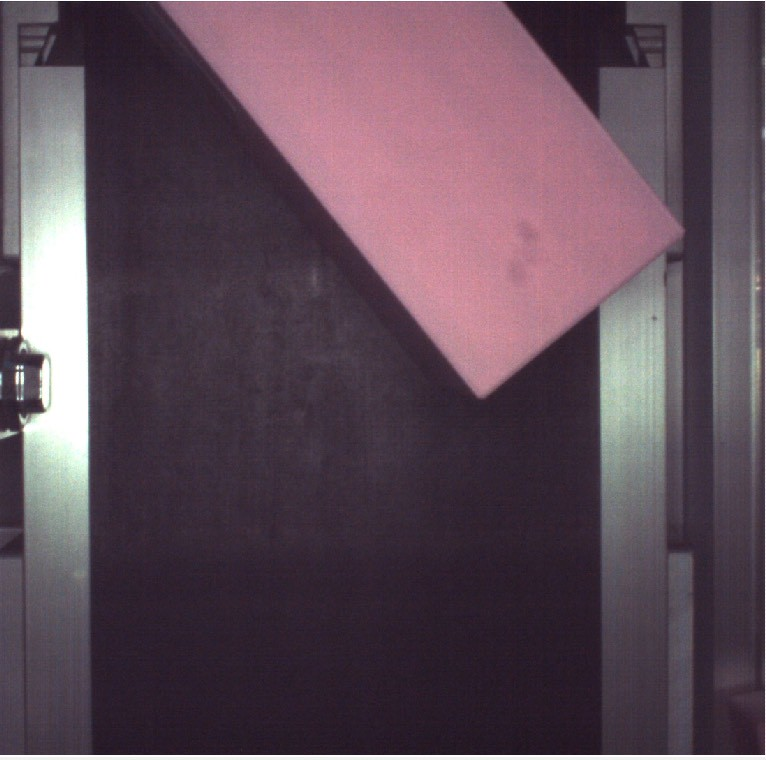
#> input picture Image/LINE_ALBUM_box box_260324_1.jpg, 766 x 760 px, given in place of the camera
$ python boxbox_yolo_trial.py   (older library calls are emulated)
#> lines starting #> are read from the running program, lines starting #| are printed output that depends on the picture; after the words box and inside, x2 and y2 are one past the last pixel; in counts of white or black regions, pixels touching at a corner belong together
"""
boxbox_yolo.py — Pink box detection using YOLO + OpenCV color filtering
=======================================================================

Two detection modes (auto-selected):
  • YOLO mode   : uses a YOLOv8 model to locate boxes, then confirms
                  each detection contains pink pixels.
  • Color mode  : falls back to HSV pink-mask + contour when no model
                  is provided or ultralytics is not installed.

Orientation is always computed via cv2.minAreaRect on the pink contour.

Usage
-----
  # Run real-time with live HSV sliders (color mode):
      python boxbox_yolo.py

  # Run with a YOLO model:
      python boxbox_yolo.py --model best.pt

  # Collect labeled images for YOLO training:
      python boxbox_yolo.py --collect

Keys (during real-time):
  S — print current HSV values to copy into PINK_* constants
  Q — quit

Install ultralytics (once):
  .venv/Scripts/pip install ultralytics
"""

import argparse
import os
import socket
import threading
import time
import cv2
import numpy as np

# ── Parameters ────────────────────────────────────────────────────────────────

CAM_INDEX    = 1          # USB camera index (use cv2.CAP_DSHOW on Windows)
VISION_PORT  = 2025       # TCP port the gripper script connects to
CONF_THRESH = 0.30       # YOLO confidence threshold

# Pink HSV range (OpenCV: H 0-179, S 0-255, V 0-255)
# These are defaults; the real-time slider window overrides them live.
PINK_H_LO, PINK_H_HI = 150, 173     # hue: magenta/pink
PINK_S_LO, PINK_S_HI = 34, 255      # saturation
PINK_V_LO, PINK_V_HI = 76, 255      # value / brightness

# Live HSV values — updated every frame from trackbars
_hsv_lo = np.array([PINK_H_LO, PINK_S_LO, PINK_V_LO])
_hsv_hi = np.array([PINK_H_HI, PINK_S_HI, PINK_V_HI])

# Minimum pink contour area (pixels²) to be considered a box
MIN_CONTOUR_AREA = 1500

# ROI exclusion (pixels from each edge, 0 = full frame)
roi_left   = 150
roi_right  = 170
roi_top    = 0
roi_bottom = 0

# Camera undistortion params (loaded from camera_params.npz if present)
_mtx  = None
_dist = None
_undistort_cache = {}
_center_mm_cache = {}

# Pixel-to-world homography (loaded from calibration.npz if present)
_H = None

# Latest detection result shared with the vision server thread
_latest_lock = threading.Lock()
_latest = {'valid': False, 'x_mm': 0.0, 'y_mm': 0.0, 'angle': 0.0}

_MORPH_KERNEL = cv2.getStructuringElement(cv2.MORPH_ELLIPSE, (5, 5))
SILENT_MODE = False


def _log(*args, force=False, **kwargs):
    """Print helper that can be silenced with --silent."""
    if force or not SILENT_MODE:
        print(*args, **kwargs)

# ── Vision server (responds to 'cap!' from the gripper script) ────────────────

def _vision_server(port=VISION_PORT):
    """
    Listens for TCP connections on `port`.
    Protocol: client sends b'cap!', server replies with b'x_mm,y_mm,angle_deg\n'
    or b'none\n' if no box is currently detected.
    Matches the existing cap! protocol used by main.py.
    """
    srv = socket.socket(socket.AF_INET, socket.SOCK_STREAM)
    srv.setsockopt(socket.SOL_SOCKET, socket.SO_REUSEADDR, 1)
    srv.bind(('0.0.0.0', port))
    srv.listen(5)
    _log(f"[Vision server] Listening on port {port}  (protocol: send 'cap!' -> receive 'x,y,angle')")

    while True:
        try:
            conn, _ = srv.accept()
            threading.Thread(target=_handle_client, args=(conn,), daemon=True).start()
        except Exception:
            break


# [14 lines left out: function _handle_client, not called in this run]


def start_vision_server(port=VISION_PORT):
    t = threading.Thread(target=_vision_server, args=(port,), daemon=True)
    t.start()
    return t

# ── Camera params ─────────────────────────────────────────────────────────────

def load_camera_params(path="camera_params.npz"):
#> called with path = 'camera_params.npz'
    global _mtx, _dist
    if not os.path.exists(path):
        _log(f"[INFO] {path} not found – running without undistortion.")
        return False
    cal   = np.load(path)
#> (reads camera_params.npz from the repository)
    _mtx  = cal["mtx"]
    _dist = cal["dist"]
    _undistort_cache.clear()
    _log(f"[INFO] Camera params loaded from '{path}'.")
    return True


def load_calibration(path="calibration.npz"):
#> called with path = 'calibration.npz'
    global _H
    if not os.path.exists(path):
        _log(f"[INFO] {path} not found – position will be in pixels only.")
        return False
    _H = np.load(path)["H"]
#> (reads calibration.npz from the repository)
    _center_mm_cache.clear()
    _log(f"[INFO] Homography loaded from '{path}'.")
    return True


def px_to_mm(px, py):
    """Convert pixel coords to real-world mm using the homography matrix."""
    if _H is None:
        return None
    pt  = np.array([[[px, py]]], dtype=np.float32)
    out = cv2.perspectiveTransform(pt, _H)
    return float(out[0, 0, 0]), float(out[0, 0, 1])


def px_to_camera_centered_mm(px, py, img_w, img_h):
    """
    Convert pixel coords to camera-centered mm.
    Coordinate frame: origin at image center, +X up, +Y left.
    Therefore, moving down gives -X and moving left gives +Y.
    """
    point_mm = px_to_mm(px, py)
    if point_mm is None:
        return None

    key = (img_w, img_h)
    center_mm = _center_mm_cache.get(key)
    if center_mm is None:
        center_mm = px_to_mm(img_w * 0.5, img_h * 0.5)
        _center_mm_cache[key] = center_mm

    if center_mm is None:
        return None

    # Homography frame is +X right, +Y down. Rotate/sign-flip to requested frame.
    dx = point_mm[0] - center_mm[0]
    dy = point_mm[1] - center_mm[1]
    centered_x = -dy
    centered_y = -dx
    return centered_x, centered_y


def undistort(img):
    if _mtx is None:
        return img
    h, w = img.shape[:2]
    cache_key = (w, h)
    cached = _undistort_cache.get(cache_key)
    if cached is None:
        new_mtx, roi = cv2.getOptimalNewCameraMatrix(_mtx, _dist, (w, h), 1, (w, h))
        map1, map2 = cv2.initUndistortRectifyMap(_mtx, _dist, None, new_mtx, (w, h), cv2.CV_16SC2)
        cached = (map1, map2, roi)
        _undistort_cache[cache_key] = cached
    map1, map2, roi = cached
    out = cv2.remap(img, map1, map2, interpolation=cv2.INTER_LINEAR)
    x, y, rw, rh = roi
    if rw > 0 and rh > 0:
        out = cv2.resize(out[y:y+rh, x:x+rw], (w, h))
    return out

# ── YOLO loader (optional) ────────────────────────────────────────────────────

def try_load_yolo(model_path):
    """Return a YOLO model or None if ultralytics is not available."""
    if model_path is None or not os.path.exists(model_path):
        if model_path:
            _log(f"[WARNING] Model file not found: {model_path}")
        return None
    try:
        from ultralytics import YOLO
        model = YOLO(model_path)
        _log(f"[INFO] YOLO model loaded: {model_path}")
        return model
    except ImportError:
        _log("[WARNING] ultralytics not installed. Falling back to color mode.")
        _log("          Install with:  .venv/Scripts/pip install ultralytics")
        return None

# ── Pink color helpers ────────────────────────────────────────────────────────

def pink_mask(img):
    """Return binary mask of pink pixels using the current live HSV range."""
    hsv  = cv2.cvtColor(img, cv2.COLOR_BGR2HSV)
    mask = cv2.inRange(hsv, _hsv_lo, _hsv_hi)
    mask   = cv2.morphologyEx(mask, cv2.MORPH_CLOSE, _MORPH_KERNEL, iterations=2)
    mask   = cv2.morphologyEx(mask, cv2.MORPH_OPEN,  _MORPH_KERNEL, iterations=1)
    return mask


# [14 lines left out: function pink_fraction, not called in this run]


def contour_to_result(contour, offset_xy=(0, 0)):
    """
    Compute box center, angle, and dimensions from a contour.
    offset_xy is added back when the contour was found in an ROI sub-image.
    """
    rect  = cv2.minAreaRect(contour)   # ((cx,cy), (w,h), angle)
    box_pts = cv2.boxPoints(rect)
    box_pts = np.int32(box_pts)

    cx, cy  = rect[0]
    w, h    = rect[1]
    angle   = rect[2]  # OpenCV convention: -90..0 degrees

    # Normalise angle so the long axis is the reference
    if w < h:
        angle = angle + 90
    angle = -angle  # flip to match right-hand convention

    ox, oy  = offset_xy
    cx     += ox
    cy     += oy
    box_pts += np.array([ox, oy])

    return {
        'center':      (cx, cy),
        'orientation': angle,
        'box_pts':     box_pts,
    }


def roi_bounds(img_w, img_h):
    """Clamp ROI settings to valid image bounds."""
    x1 = max(0, min(roi_left, img_w))
    x2 = img_w - roi_right if roi_right > 0 else img_w
    y1 = max(0, min(roi_top, img_h))
    y2 = img_h - roi_bottom if roi_bottom > 0 else img_h
    x2 = max(x1, min(x2, img_w))
    y2 = max(y1, min(y2, img_h))
    return x1, x2, y1, y2


# [14 lines left out: function box_fully_in_frame, not called in this run]

# ── Core detect function ──────────────────────────────────────────────────────

def detect(img, model=None):
    img   = undistort(img)
    img_h, img_w = img.shape[:2]

    x1, x2, y1, y2 = roi_bounds(img_w, img_h)
    roi = img[y1:y2, x1:x2]
    ox, oy = x1, y1

    # ── YOLO mode ──
    if model is not None:
        results = model(roi, verbose=False, conf=CONF_THRESH)
        best_box = None
        best_pink = -1

        for r in results:
            for box in r.boxes:
                bx1, by1, bx2, by2 = box.xyxy[0].cpu().numpy()
                frac = pink_fraction(roi, (bx1, by1, bx2, by2))
                if frac > best_pink:
                    best_pink = frac
                    best_box = (int(bx1), int(by1), int(bx2), int(by2))

        if best_box is not None and best_pink > 0.01:
            bx1, by1, bx2, by2 = best_box
            crop = roi[by1:by2, bx1:bx2]
            mask_crop = pink_mask(crop)
            contours, _ = cv2.findContours(mask_crop, cv2.RETR_EXTERNAL, cv2.CHAIN_APPROX_SIMPLE)

            if contours:
                cnt = max(contours, key=cv2.contourArea)
                if cv2.contourArea(cnt) > MIN_CONTOUR_AREA * 0.1:
                    res = contour_to_result(cnt, offset_xy=(ox + bx1, oy + by1))

                    full_mask = np.zeros((img_h, img_w), dtype=np.uint8)
                    full_mask[oy + by1:oy + by2, ox + bx1:ox + bx2] = mask_crop

                    cx, cy = res['center']

                    res.update({
                        'img': img.copy(),
                        'mask': full_mask,
                        'mode': 'yolo',
                        'yolo_box': (ox+bx1, oy+by1, ox+bx2, oy+by2),
                        'pos_mm': px_to_camera_centered_mm(cx, cy, img_w, img_h),
                        'partial': False
                    })
                    return res

    # ── Color mode ──
    mask = pink_mask(roi)
    contours, _ = cv2.findContours(mask, cv2.RETR_EXTERNAL, cv2.CHAIN_APPROX_SIMPLE)

    if not contours:
        return None

    cnt = max(contours, key=cv2.contourArea)
    if cv2.contourArea(cnt) < MIN_CONTOUR_AREA:
        return None

    res = contour_to_result(cnt, offset_xy=(ox, oy))

    full_mask = np.zeros((img_h, img_w), dtype=np.uint8)
    full_mask[y1:y2, x1:x2] = mask

    cx, cy = res['center']

    res.update({
        'img': img.copy(),
        'mask': full_mask,
        'mode': 'color',
        'pos_mm': px_to_camera_centered_mm(cx, cy, img_w, img_h),
        'partial': False
    })

    return res

# ── Drawing ───────────────────────────────────────────────────────────────────

def draw_result(frame, result):
    cx, cy  = result['center']
    angle   = result['orientation']
    box_pts = result['box_pts']

    # Filled pink overlay on mask
    pink_overlay = np.zeros_like(frame)
    pink_overlay[result['mask'] > 0] = (180, 105, 255)
    frame[:] = cv2.addWeighted(frame, 1.0, pink_overlay, 0.35, 0)

    # Rotated bounding box — orange when partial, cyan when fully in frame
    box_color = (0, 200, 255) if not result.get('partial') else (0, 165, 255)
    cv2.polylines(frame, [box_pts], True, box_color, 2)

    # YOLO raw box (if present)
    if 'yolo_box' in result:
        x1, y1, x2, y2 = result['yolo_box']
        cv2.rectangle(frame, (x1, y1), (x2, y2), (0, 165, 255), 1)

    # Center dot
    cv2.circle(frame, (int(cx), int(cy)), 7, (0, 255, 255), -1)

    # Orientation arrow
    length = 50
    rad = np.radians(-angle)
    ex  = int(cx + length * np.cos(rad))
    ey  = int(cy + length * np.sin(rad))
    cv2.arrowedLine(frame, (int(cx), int(cy)), (ex, ey), (0, 255, 0), 2, tipLength=0.3)

    # ROI border
    img_h, img_w = frame.shape[:2]
    rx1, rx2, ry1, ry2 = roi_bounds(img_w, img_h)
    cv2.rectangle(frame, (rx1, ry1), (rx2, ry2), (0, 180, 255), 1)

    # Text HUD
    pos_mm  = result.get('pos_mm')
    partial = result.get('partial', False)
    if partial:
        cv2.putText(frame, "PARTIAL - waiting for full box",
                    (10, 30), cv2.FONT_HERSHEY_SIMPLEX, 0.6, (0, 165, 255), 2)
        cv2.putText(frame, f"Angle:  {angle:.1f} deg",
                    (10, 58), cv2.FONT_HERSHEY_SIMPLEX, 0.6, (180, 180, 180), 1)
    elif pos_mm:
        cv2.putText(frame, f"Pos:    ({pos_mm[0]:.1f}, {pos_mm[1]:.1f}) mm",
                    (10, 30), cv2.FONT_HERSHEY_SIMPLEX, 0.6, (0, 255, 255), 2)
        cv2.putText(frame, f"Pixel:  ({cx:.0f}, {cy:.0f})",
                    (10, 58), cv2.FONT_HERSHEY_SIMPLEX, 0.5, (180, 180, 180), 1)
        cv2.putText(frame, f"Angle:  {angle:.1f} deg",
                    (10, 80), cv2.FONT_HERSHEY_SIMPLEX, 0.6, (0, 255, 255), 2)
    else:
        cv2.putText(frame, f"Center: ({cx:.0f}, {cy:.0f}) px",
                    (10, 30), cv2.FONT_HERSHEY_SIMPLEX, 0.6, (0, 255, 255), 2)
        cv2.putText(frame, f"Angle:  {angle:.1f} deg",
                    (10, 58), cv2.FONT_HERSHEY_SIMPLEX, 0.6, (0, 255, 255), 2)

# ── Image collection helper (for YOLO training) ───────────────────────────────

# [32 lines left out: function collect_images, not called in this run]

# ── Real-time detection loop (with live HSV sliders) ─────────────────────────

def run_realtime(cam_index=CAM_INDEX, model=None):
#> called with cam_index = 1
    global _hsv_lo, _hsv_hi

    WIN_DET  = "Pink Box Detection"
    WIN_MASK = "Pink Mask"

    cv2.namedWindow(WIN_DET)
    cv2.createTrackbar("H lo", WIN_DET, int(_hsv_lo[0]), 179, lambda _: None)
    cv2.createTrackbar("H hi", WIN_DET, int(_hsv_hi[0]), 179, lambda _: None)
    cv2.createTrackbar("S lo", WIN_DET, int(_hsv_lo[1]), 255, lambda _: None)
    cv2.createTrackbar("S hi", WIN_DET, int(_hsv_hi[1]), 255, lambda _: None)
    cv2.createTrackbar("V lo", WIN_DET, int(_hsv_lo[2]), 255, lambda _: None)
    cv2.createTrackbar("V hi", WIN_DET, int(_hsv_hi[2]), 255, lambda _: None)

    cv2.namedWindow(WIN_MASK)

    cap = cv2.VideoCapture(cam_index, cv2.CAP_DSHOW)
    if not cap.isOpened():
        print(f"Error: Could not open camera at index {cam_index}.")
        return

    start_vision_server(VISION_PORT)

    while True:
        ret, frame = cap.read()
#> frame is the input picture: shape (760, 766, 3); mean B, G, R 87.3, 75.5, 94.2
        if not ret:
            break

        h_lo = cv2.getTrackbarPos("H lo", WIN_DET)
        h_hi = cv2.getTrackbarPos("H hi", WIN_DET)
        s_lo = cv2.getTrackbarPos("S lo", WIN_DET)
        s_hi = cv2.getTrackbarPos("S hi", WIN_DET)
        v_lo = cv2.getTrackbarPos("V lo", WIN_DET)
        v_hi = cv2.getTrackbarPos("V hi", WIN_DET)

        _hsv_lo = np.array([h_lo, s_lo, v_lo])
        _hsv_hi = np.array([h_hi, s_hi, v_hi])

        result = detect(frame, model=model)
#> in undistort, `out = cv2.remap(img, map1, map2, interpolation=cv2.INTER_LINEAR)`:
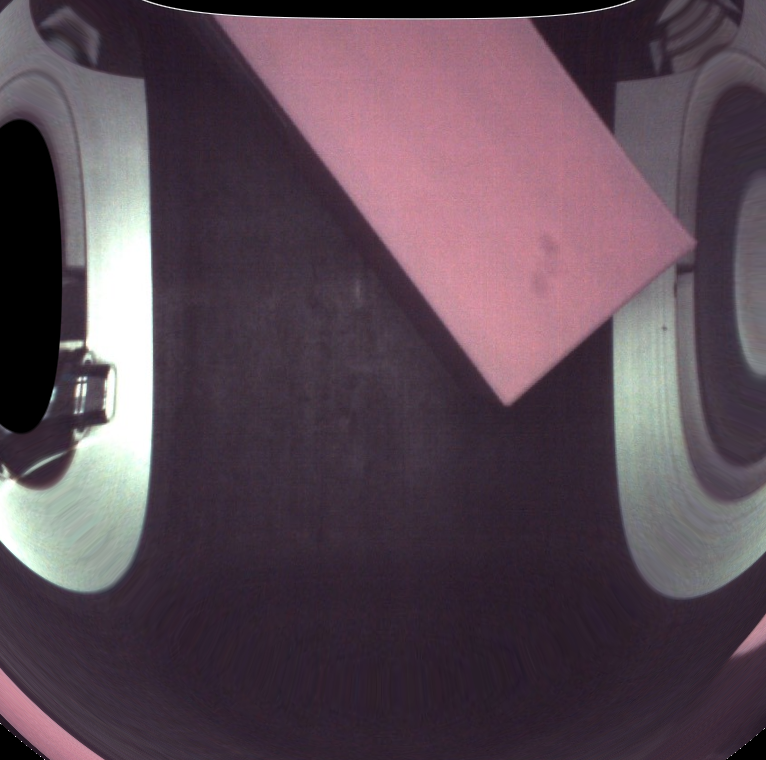
#> out: shape (760, 766, 3); mean B, G, R 84.1, 73.3, 90.4
#> in undistort, `out = cv2.resize(out[y:y+rh, x:x+rw], (w, h))`:
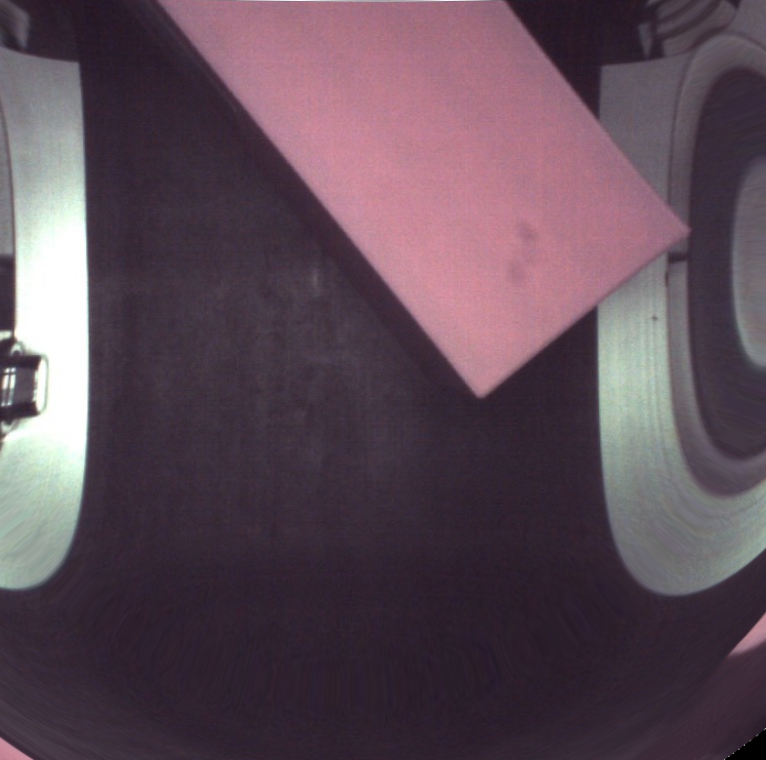
#> out: shape (760, 766, 3); mean B, G, R 86.8, 75.2, 93.8
#> in detect, `roi = img[y1:y2, x1:x2]`:
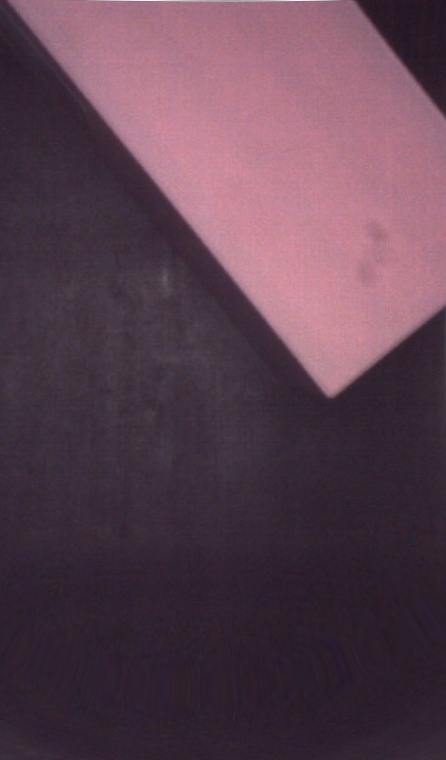
#> roi: shape (760, 446, 3); mean B, G, R 79.2, 64.9, 91
#> in pink_mask, `mask = cv2.inRange(hsv, _hsv_lo, _hsv_hi)`:
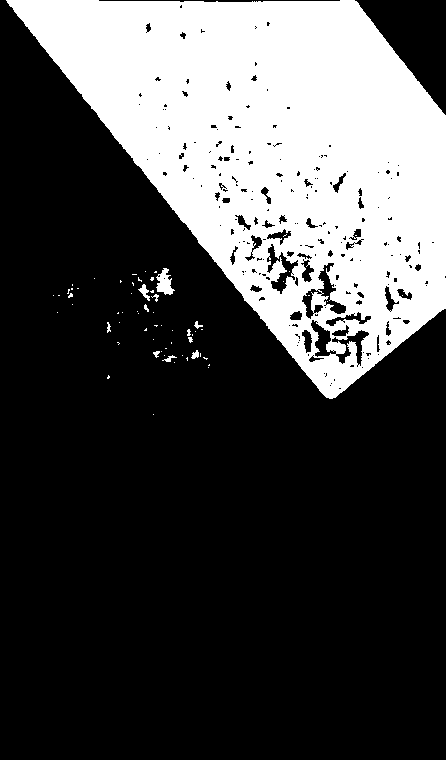
#> mask: shape (760, 446); 28.5% white; 66 white regions (54 under 20 px), largest, box (x1, y1, x2, y2) and area: (6, 0, 446, 399) 95911, (156, 268, 175, 295) 291, (138, 284, 150, 301) 85
#> in pink_mask, `mask   = cv2.morphologyEx(mask, cv2.MORPH_CLOSE, _MORPH_KERNEL, iterat..`:
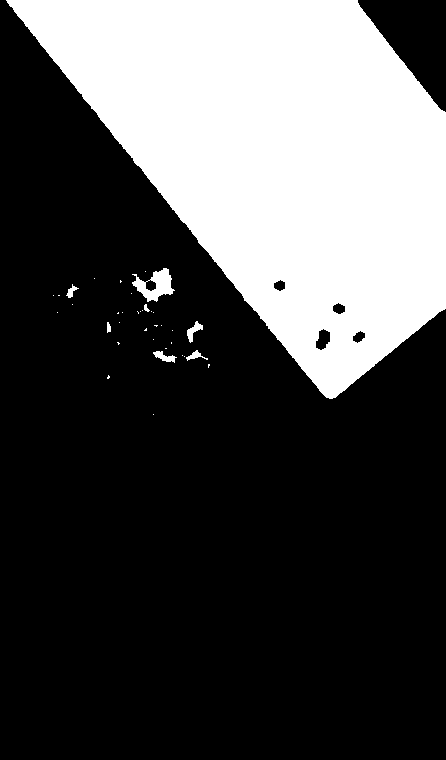
#> mask: shape (760, 446); 30.2% white; 37 white regions (29 under 20 px), largest, box (x1, y1, x2, y2) and area: (6, 0, 446, 399) 101109, (132, 268, 175, 302) 710, (187, 321, 203, 343) 144
#> in pink_mask, `mask   = cv2.morphologyEx(mask, cv2.MORPH_OPEN,  _MORPH_KERNEL, iterat..`:
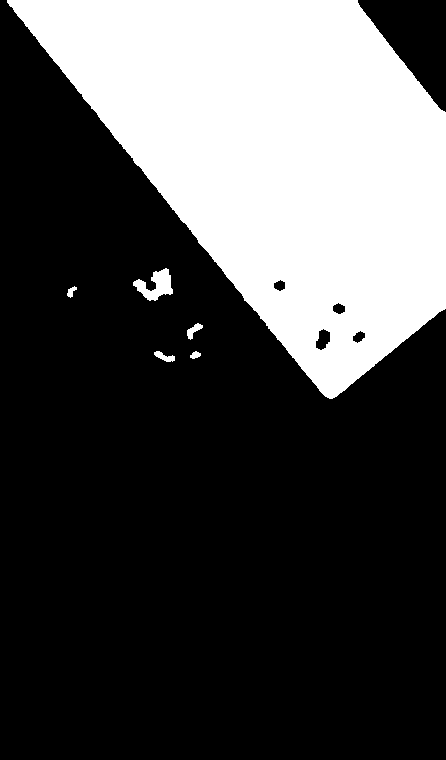
#> mask: shape (760, 446); 30.1% white; 6 white regions
#> in detect, `contours, _ = cv2.findContours(mask, cv2.RETR_EXTERNAL, cv2.CHAIN_APPR..`: contours = 6 contours; box (x1, y1, x2, y2) and area: (7, 0, 446, 399) 100983, (133, 268, 173, 301) 602, (187, 323, 203, 340) 98, (154, 351, 175, 362) 96, (67, 286, 77, 298) 47, (190, 351, 201, 359) 44
#> in detect, `cnt = max(contours, key=cv2.contourArea)`: cnt = contour of 327 points, box (x1, y1, x2, y2) (7, 0, 446, 399), area 100983
#> (the rest of the program and of its run is left out)
